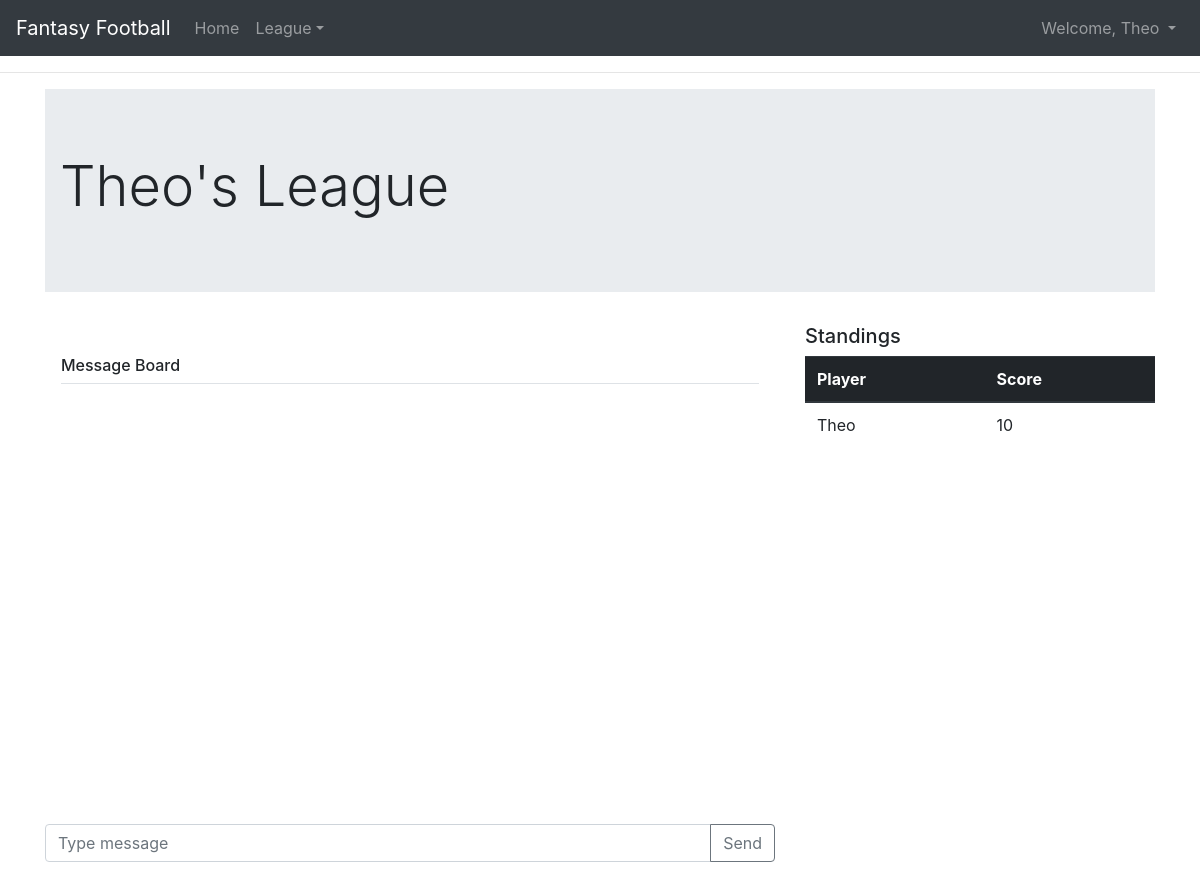
The app's page /league/home/ (signed in), older data.
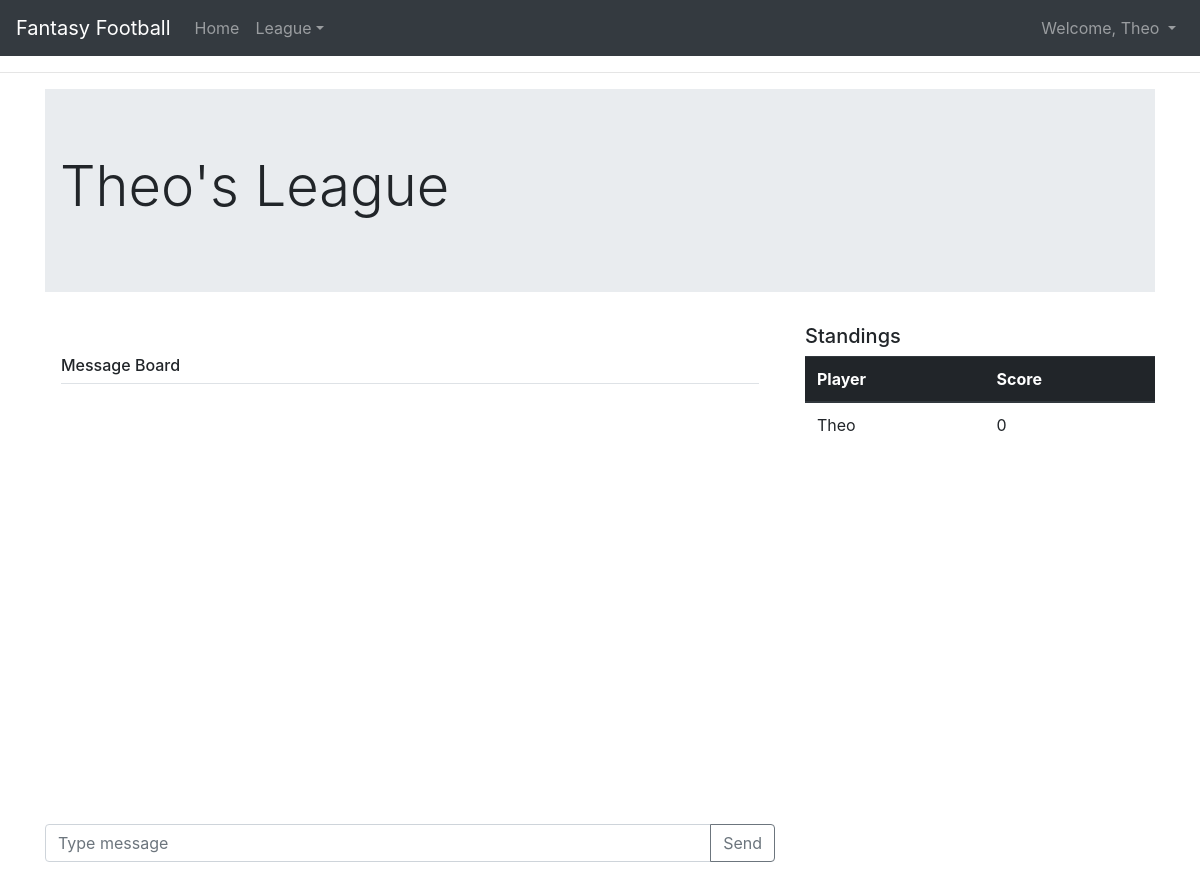
The same page, newer data.
### league/models.py (models this page shows, shortened)
class League(models.Model):
    name = models.TextField(max_length=100, blank=True, unique=True)
    members = models.ManyToManyField(User, through="LeagueMembership")
    admin = models.OneToOneField(User, on_delete=models.CASCADE, related_name="admin", default="", null=True)

class LeagueMembership(models.Model):
    user = models.ForeignKey(User, on_delete=models.CASCADE)
    league = models.ForeignKey(League, on_delete=models.CASCADE)
    score = models.IntegerField(default=0)
    class Meta:
        unique_together = ["user", "league"]

### league/views.py (the view, shortened to what this page needs)
# urls.py: 2. Add a URL to urlpatterns:  path('', views.home, name='home')
@login_required
def home(request, leagueName=""):
    if request.method == "GET":
        userLeagues = getUserLeagues(request.user)
        if not userLeagues:
            return render(request, 'home/home.html')
        currentProfile = Profile.objects.get(user=request.user)
        if leagueName:
            activeLeague = League.objects.filter(name=leagueName)
            if not activeLeague:
                activeLeague = userLeagues[0]
            else:
                activeLeague = activeLeague[0]
            currentProfile.currentActiveLeague = activeLeague
            currentProfile.save()
        else:
            activeLeague = currentProfile.currentActiveLeague
        try:
            League.objects.get(admin=request.user)
            leagueAdmin = True
        except:
            leagueAdmin = False
        leagueUsers = LeagueMembership.objects.filter(league=activeLeague).order_by('-score')
        leagueMessages = LeagueMessage.objects.filter(league=activeLeague)
        return render(request, 'league/leagueHome.html', {'userLeagues': userLeagues, 'leagueUsers': leagueUsers, 'activeLeague': activeLeague.name, 'leagueMessages': leagueMessages, 'leagueAdmin': leagueAdmin})
    else:
         return render(request, 'league/leagueHome.html')

### league/utils.py (called while the page is built)
def getUserLeagues(currentUser):
    leagues = []
    memberships = LeagueMembership.objects.filter(user = currentUser)
    for currentMembership in memberships:
        leagues.append(currentMembership.league)
    return(leagues)

### league/templates/league/leagueHome.html (shortened to what this page needs)
{% extends "fantasyFootball/base.html" %} {% block page_content %}
<body>
    <div class="container">
        <div class="jumbotron jumbotron-fluid">
            <div class="container">
                <h1 class="display-4">{{ activeLeague }}</h1>
            </div>
        </div>
        <div class="row">
            <div class="col-8">
                <div class="overflow-auto" style="height: 500px; overflow-y:auto">
                    <div class="my-3 p-3 bg-white rounded box-shadow">
                        <h6 class="border-bottom border-gray pb-2 mb-0 ">Message Board</h6>
                    </div>
                </div>
                <form method="POST" action="">
                    <div class="input-group mb-3">
                        <input type="text" class="form-control" placeholder="Type message" aria-label="Message" name="message" aria-describedby="basic-addon2 ">
                        <div class="input-group-append">
                            <button class="btn btn-outline-secondary " type="submit">Send</button>
                        </div>
                    </div>
                </form>
            </div>
            <div class="col-4 ">
                <h5>Standings</h5>
                <table class="table">
                    <thead class="thead-dark ">
                        <tr>
                            <th scope="col ">Player</th>
                            <th scope="col ">Score</th>
                        </tr>
                    </thead>
                    <tbody>
                        {% for currentUser in leagueUsers %}
                        <tr>
                            <td>{{ currentUser.user }}</td>
                            <td>{{ currentUser.score }}</td>
                        </tr>
                        {% endfor %}
                    </tbody>
                </table>
            </div>
        </div>
    </div>
</body>
{% endblock %}

### fantasyFootball/templates/fantasyFootball/base.html (shortened to what this page needs)
<link rel="stylesheet" href="https://stackpath.bootstrapcdn.com/bootstrap/4.1.3/css/bootstrap.min.css">
<nav class="navbar navbar-expand-lg navbar-dark bg-dark">
    <a class="navbar-brand" href="/">Fantasy Football</a>
    <div id="navbarNavDropdown" class="navbar-collapse collapse">
        <ul class="navbar-nav mr-auto">
            <li class="nav-item">
                <a class="nav-link" href="/home/">Home</a>
            </li>
            <li class="nav-item dropdown">
                <a href="#" class="nav-link dropdown-toggle" data-toggle="dropdown">League</a>
            </li>
        </ul>
        <ul class="navbar-nav">
            <li class="nav-item dropdown">
                <a class="nav-link dropdown-toggle" href="http://example.com" id="navbarDropdownMenuLink" data-toggle="dropdown" aria-haspopup="true" aria-expanded="false">
                  Welcome, {{ user.username }}
                </a>
            </li>
        </ul>
    </div>
</nav>
<hr> {% block page_content %} {% endblock %}

Row changes from the older to the newer data that the page shows:
changed LeagueMembership "Theo": score "10" → "0"
